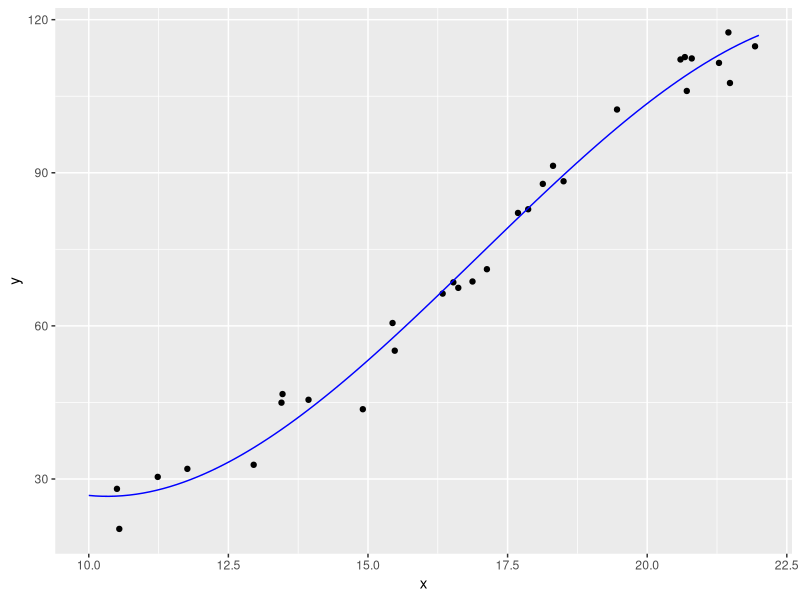

This figure's R source:
## ---- chunk 1
knitr::opts_chunk$set(echo = TRUE)
## ---- chunk 2
# parameters of the distribution of X
Xmin <- 10; Xmax <- 22
# paramters of the distribution of Y given X
beta0 <- 345; beta1 <- -72; beta2 <- 5; beta3 <- -.1; sd <- 4
# training and test set sample sizes
ntrain <- 30; ntest <- 10000 # not usually this large
# True f
f <- function(x) {
  return(beta0 + beta1*x + beta2*x^2 + beta3*x^3) # works if x is a vector
}
# data simulator
simdat <- function(n) { 
  x <- runif(n,min=Xmin,max=Xmax)
  y <- f(x) + rnorm(n,mean=0,sd=sd)
  return(data.frame(x=x,y=y))
}
set.seed(123)
traindat <- simdat(ntrain)
testdat <- simdat(ntest)

# Function to fit a polynomial model of a given degree on training data 
# and estimate the test error of this fitted model for a given test set.
testerr <- function(traindat,testdat,poly_degree) {
  fit <- lm(y~poly(x,poly_degree),data=traindat)
  fhat <- predict(fit,newdata=testdat)
  return( mean((testdat$y - fhat)^2) )
}

# Test error at x0=10 for different polynomial degrees
testerr(traindat,testdat,poly_degree=1)
testerr(traindat,testdat,poly_degree=2)
testerr(traindat,testdat,poly_degree=3)
testerr(traindat,testdat,poly_degree=4)
testerr(traindat,testdat,poly_degree=5)
testerr(traindat,testdat,poly_degree=6)
## ---- chunk 3
library(ggplot2)
fit <- lm(y~poly(x,3),data = traindat)
ngrid <- 100
newx = seq(from=Xmin,to=Xmax,length=ngrid)
newdat <- data.frame(x=newx)
fhat <- predict(fit,newdata=newdat)
preds <- data.frame(y=fhat,x=newx)
ggplot(traindat,aes(x=x,y=y))+geom_point()+geom_line(data=preds,color="blue")
## ---- chunk 4
# A version of testerr that takes only the polynomial degree as an argument
testerr2 <- function(poly_degree){
  traindat <- simdat(ntrain)
  testdat <- simdat(ntest)
  return(testerr(traindat,testdat,poly_degree))
}

exptesterr <- function(poly_degree,NREPS = 1000) {
  tes <- replicate(NREPS, testerr2(poly_degree) )
  return(mean(tes))
}

set.seed(123)
exptesterr(1)
exptesterr(2)
exptesterr(3)
exptesterr(4)
exptesterr(5)
exptesterr(6)
